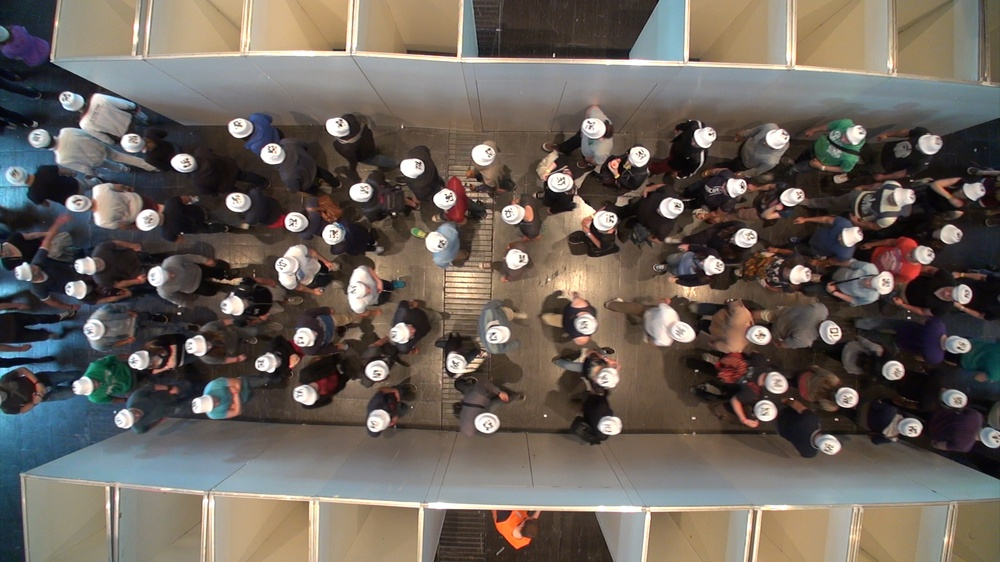
#> input picture assets/context/bidirectional_corridor.jpg, 1000 x 562 px, shrunk from 1920 x 1080 before the run
$ python referee3_context_figures.py
#> lines starting #> are read from the running program, lines starting #| are printed output that depends on the picture
# Author: Amir Ghorbani
"""Build the result-independent GEL-Ped architecture and data-role figures."""

from __future__ import annotations

from pathlib import Path

import matplotlib as mpl
import matplotlib.pyplot as plt
from matplotlib.patches import FancyArrowPatch, FancyBboxPatch


ROOT = Path(__file__).resolve().parents[1]
ASSETS = ROOT / "assets" / "context"
OUT = ROOT / "manuscript" / "overleaf_trc" / "figures"

INK = "#20242A"
BLUE = "#174A6E"
ORANGE = "#D86B27"
GREEN = "#2A8C73"
PURPLE = "#7768AE"
GREY = "#6D7278"

mpl.rcParams.update(
    {
        "font.family": "serif",
        "font.serif": ["Latin Modern Roman", "CMU Serif", "DejaVu Serif"],
        "mathtext.fontset": "cm",
        "font.size": 8.5,
        "pdf.fonttype": 42,
        "ps.fonttype": 42,
        "savefig.facecolor": "white",
    }
)


def _box(
    axis: plt.Axes,
    xy: tuple[float, float],
    width: float,
    height: float,
    text: str,
    *,
    face: str,
    edge: str,
    fontsize: float = 8.1,
) -> None:
    axis.add_patch(
        FancyBboxPatch(
            xy,
            width,
            height,
            boxstyle="round,pad=0.016,rounding_size=0.016",
            facecolor=face,
            edgecolor=edge,
            linewidth=1.1,
        )
    )
    axis.text(
        xy[0] + width / 2,
        xy[1] + height / 2,
        text,
        ha="center",
        va="center",
        fontsize=fontsize,
        color=INK,
        linespacing=1.22,
    )


def _arrow(
    axis: plt.Axes,
    start: tuple[float, float],
    end: tuple[float, float],
    *,
    color: str = GREY,
) -> None:
    axis.add_patch(
        FancyArrowPatch(
            start,
            end,
            arrowstyle="-|>",
            mutation_scale=10,
            linewidth=1.05,
            color=color,
            connectionstyle="arc3,rad=0",
        )
    )


def architecture() -> None:
    """Draw the causal forecast, monitor, and fallback path."""

    figure, axis = plt.subplots(figsize=(10.0, 4.05))
    axis.set(xlim=(0, 1), ylim=(0, 1))
    axis.axis("off")

    _box(
        axis,
        (0.015, 0.38),
        0.15,
        0.24,
        "Past 0.8 s\npositions and velocities",
        face="#F6F7F9",
        edge=GREY,
    )
    _box(
        axis,
        (0.205, 0.38),
        0.18,
        0.24,
        "Causal local state\npersistence, personal space,\nforward and closing motion",
        face="#EDF3F8",
        edge=BLUE,
        fontsize=7.8,
    )
    _arrow(axis, (0.165, 0.50), (0.205, 0.50))

    _box(
        axis,
        (0.43, 0.66),
        0.20,
        0.19,
        "Independently trained\ngraph interaction models",
        face="#E8F0FA",
        edge=BLUE,
    )
    _box(
        axis,
        (0.43, 0.15),
        0.20,
        0.19,
        "Feature-based HGB residual\nwith a 3 m/s output cap",
        face="#EAF5EE",
        edge=GREEN,
    )
    _arrow(axis, (0.385, 0.52), (0.43, 0.755))
    _arrow(axis, (0.385, 0.48), (0.43, 0.245))

    _box(
        axis,
        (0.67, 0.66),
        0.15,
        0.19,
        "Graph mean\n$\\bar{\\mathbf{v}}^{G}$\n+ member spread",
        face="#F2F6FB",
        edge=BLUE,
    )
    _arrow(axis, (0.63, 0.755), (0.67, 0.755))
    _box(
        axis,
        (0.67, 0.15),
        0.15,
        0.19,
        "Fallback forecast\n$\\widehat{\\mathbf{v}}^{F}$",
        face="#F1F8F3",
        edge=GREEN,
    )
    _arrow(axis, (0.63, 0.245), (0.67, 0.245))

    _box(
        axis,
        (0.655, 0.405),
        0.18,
        0.14,
        "1.6-s local score\nvs. calibration envelope",
        face="#FFF2EC",
        edge=ORANGE,
        fontsize=7.8,
    )
    _arrow(axis, (0.745, 0.66), (0.745, 0.545), color=ORANGE)

    _box(
        axis,
        (0.86, 0.38),
        0.125,
        0.24,
        "GEL-Ped\n\n$g\\bar{\\mathbf{v}}^{G}$\n$+(1-g)\\widehat{\\mathbf{v}}^{F}$",
        face="#FDEDE5",
        edge=ORANGE,
        fontsize=8.0,
    )
    _arrow(axis, (0.835, 0.475), (0.86, 0.50), color=ORANGE)
    _arrow(axis, (0.82, 0.245), (0.91, 0.38), color=GREEN)
    _arrow(axis, (0.82, 0.755), (0.95, 0.62), color=BLUE)

    axis.text(
        0.51,
        0.95,
        "Complete-run fitting and calibration; no frame-level split",
        ha="center",
        va="center",
        fontsize=9,
        fontweight="bold",
        color=INK,
    )
    axis.text(
        0.745,
        0.045,
        "$g=1$ inside the envelope; only an exceedance invokes the fallback",
        ha="center",
        va="center",
        fontsize=7.7,
        color=GREY,
    )
    OUT.mkdir(parents=True, exist_ok=True)
    figure.savefig(OUT / "gel_ped_instability_architecture.pdf", bbox_inches="tight")
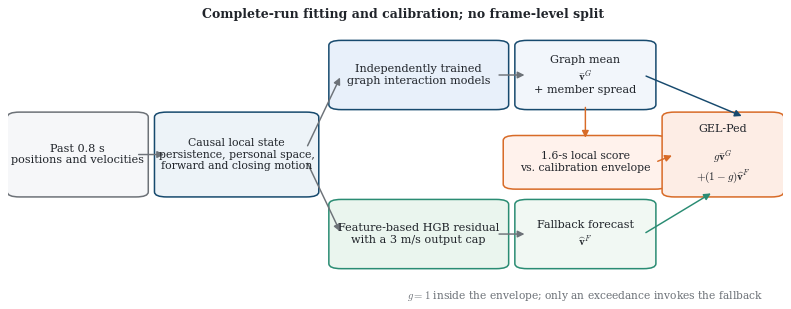
#> figure drawn by matplotlib, 1 panel
    plt.close(figure)


def empirical_context() -> None:
    """Combine licensed experiment images with the frozen data chronology."""

    corridor = plt.imread(ASSETS / "bidirectional_corridor.jpg")
#> corridor is the input picture: shape (562, 1000, 3); mean R, G, B 106.8, 98.3, 90.9
    crossing = plt.imread(ASSETS / "perpendicular_crossing.png")
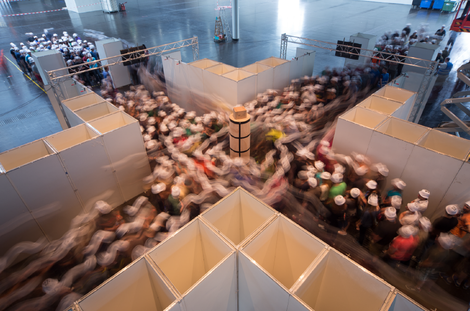
#> input picture assets/context/perpendicular_crossing.png, 470 x 311 px, shrunk from 903 x 597 before the run
#> crossing is the input picture: shape (311, 470, 4) float32; mean R, G, B, A 0.5, 0.425, 0.408, 1
    figure = plt.figure(figsize=(10.0, 5.8))
    grid = figure.add_gridspec(
        2,
        4,
        height_ratios=(3.25, 1.0),
        hspace=0.09,
        wspace=0.04,
    )
    left = figure.add_subplot(grid[0, :2])
    right = figure.add_subplot(grid[0, 2:])
    for axis, image, panel, label in (
        (left, corridor, "A", "Bidirectional corridor"),
        (right, crossing, "B", "Perpendicular crossing"),
    ):
        axis.imshow(image)
        axis.set_xticks([])
        axis.set_yticks([])
        for spine in axis.spines.values():
            spine.set_visible(False)
        axis.text(
            0.03,
            0.94,
            panel,
            transform=axis.transAxes,
            ha="left",
            va="top",
            color="white",
            fontsize=12,
            fontweight="bold",
            bbox={
                "boxstyle": "round,pad=0.24",
                "facecolor": BLUE,
                "edgecolor": "none",
                "alpha": 0.93,
            },
        )
        axis.text(
            0.5,
            0.04,
            label,
            transform=axis.transAxes,
            ha="center",
            va="bottom",
            color="white",
            fontsize=9.5,
            fontweight="bold",
            bbox={
                "boxstyle": "round,pad=0.28",
                "facecolor": "black",
                "edgecolor": "none",
                "alpha": 0.67,
            },
        )
#> this loop made 2 passes
#> (panel, label) on passes 1 to 2: ('A', 'Bidirectional corridor'), ('B', 'Perpendicular crossing')

    stages = (
        ("DEVELOP", "7 corridor runs\nfit + LORO calibration", BLUE),
        ("LOCKED TEST", "5 familiar + 3 altered\ncomplete runs", GREEN),
        ("STRESS", "13 crossing runs\ndevelopment-informed", ORANGE),
        ("CONFIRM", "11 T-junction runs\nuntouched one-shot", PURPLE),
    )
    for index, (phase, detail, color) in enumerate(stages):
        axis = figure.add_subplot(grid[1, index])
        axis.set(xlim=(0, 1), ylim=(0, 1))
        axis.axis("off")
        _box(
            axis,
            (0.035, 0.08),
            0.93,
            0.82,
            f"{phase}\n{detail}",
            face="#F5F6F8",
            edge=color,
            fontsize=8.0,
        )
        if index < len(stages) - 1:
            axis.annotate(
                "",
                xy=(1.05, 0.50),
                xytext=(0.95, 0.50),
                xycoords="axes fraction",
                arrowprops={"arrowstyle": "-|>", "color": GREY, "lw": 1.0},
            )
    OUT.mkdir(parents=True, exist_ok=True)
    figure.savefig(OUT / "experimental_context_referee3.pdf", bbox_inches="tight")
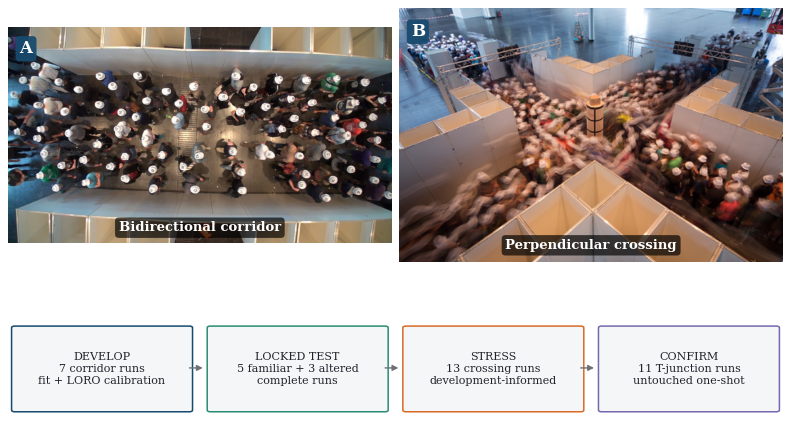
#> figure drawn by matplotlib, 6 panels
    plt.close(figure)


def main() -> None:
    architecture()
    empirical_context()


if __name__ == "__main__":
    main()
